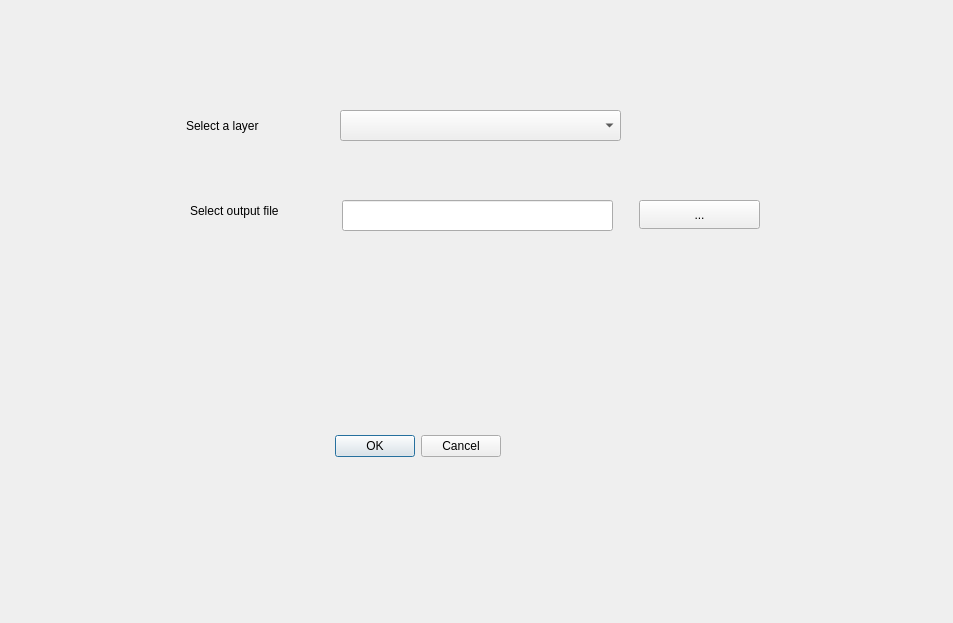
<?xml version="1.0" encoding="UTF-8"?>
<ui version="4.0">
 <class>SaveAttributesDialogBase</class>
 <widget class="QDialog" name="SaveAttributesDialogBase">
  <property name="geometry">
   <rect>
    <x>0</x>
    <y>0</y>
    <width>953</width>
    <height>623</height>
   </rect>
  </property>
  <property name="windowTitle">
   <string>Save Attributes</string>
  </property>
  <widget class="QDialogButtonBox" name="button_box">
   <property name="geometry">
    <rect>
     <x>160</x>
     <y>430</y>
     <width>341</width>
     <height>32</height>
    </rect>
   </property>
   <property name="orientation">
    <enum>Qt::Horizontal</enum>
   </property>
   <property name="standardButtons">
    <set>QDialogButtonBox::Cancel|QDialogButtonBox::Ok</set>
   </property>
  </widget>
  <widget class="QLabel" name="label">
   <property name="geometry">
    <rect>
     <x>186</x>
     <y>100</y>
     <width>131</width>
     <height>51</height>
    </rect>
   </property>
   <property name="text">
    <string>Select a layer</string>
   </property>
  </widget>
  <widget class="QComboBox" name="comboBox">
   <property name="geometry">
    <rect>
     <x>340</x>
     <y>110</y>
     <width>281</width>
     <height>31</height>
    </rect>
   </property>
  </widget>
  <widget class="QLabel" name="label_2">
   <property name="geometry">
    <rect>
     <x>190</x>
     <y>200</y>
     <width>151</width>
     <height>21</height>
    </rect>
   </property>
   <property name="text">
    <string>Select output file</string>
   </property>
  </widget>
  <widget class="QLineEdit" name="lineEdit">
   <property name="geometry">
    <rect>
     <x>342</x>
     <y>200</y>
     <width>271</width>
     <height>31</height>
    </rect>
   </property>
  </widget>
  <widget class="QPushButton" name="pushButton">
   <property name="geometry">
    <rect>
     <x>639</x>
     <y>200</y>
     <width>121</width>
     <height>29</height>
    </rect>
   </property>
   <property name="text">
    <string>...</string>
   </property>
  </widget>
 </widget>
 <resources/>
 <connections>
  <connection>
   <sender>button_box</sender>
   <signal>accepted()</signal>
   <receiver>SaveAttributesDialogBase</receiver>
   <slot>accept()</slot>
   <hints>
    <hint type="sourcelabel">
     <x>20</x>
     <y>20</y>
    </hint>
    <hint type="destinationlabel">
     <x>20</x>
     <y>20</y>
    </hint>
   </hints>
  </connection>
  <connection>
   <sender>button_box</sender>
   <signal>rejected()</signal>
   <receiver>SaveAttributesDialogBase</receiver>
   <slot>reject()</slot>
   <hints>
    <hint type="sourcelabel">
     <x>20</x>
     <y>20</y>
    </hint>
    <hint type="destinationlabel">
     <x>20</x>
     <y>20</y>
    </hint>
   </hints>
  </connection>
 </connections>
</ui>
